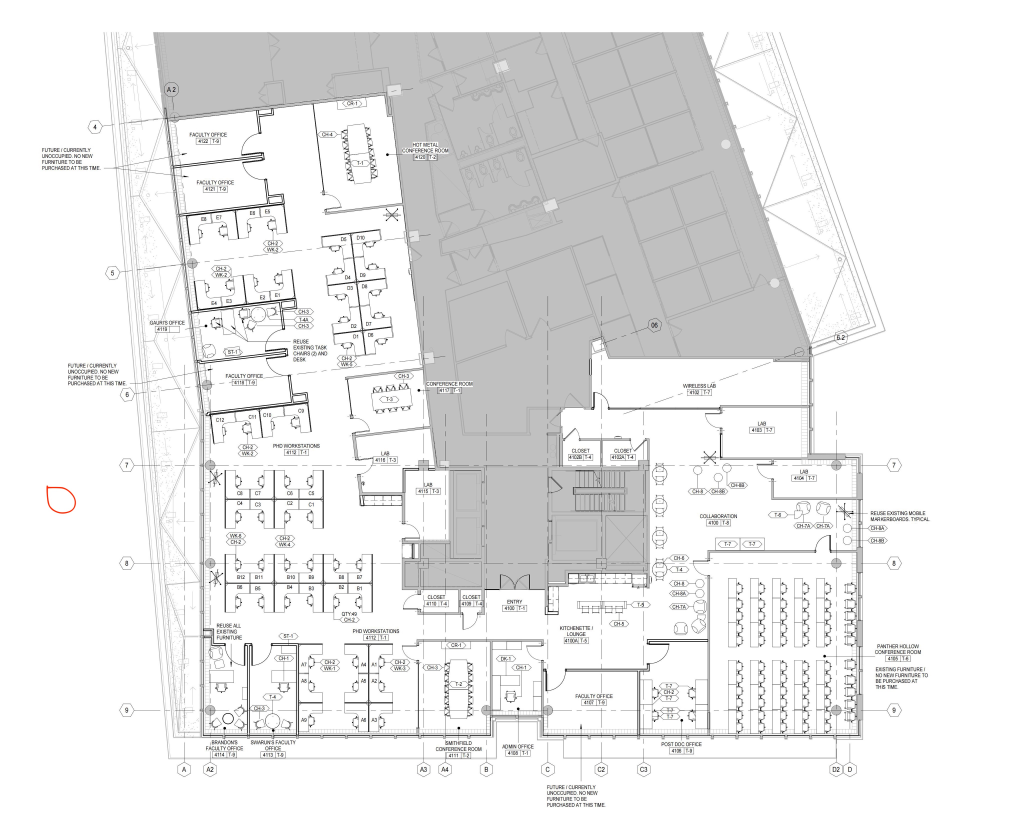
#> input picture heatmap_generator/floor_plan_res/floorPlan.jpg, 4059 x 3269 px, found by its file name (shown at 1/4 size)
$ python segmentation_skimage_floor_plan.py
#> lines starting #> are read from the running program, lines starting #| are printed output that depends on the picture; after the words box and inside, x2 and y2 are one past the last pixel; in counts of white or black regions, pixels touching at a corner belong together
import skimage.io

# Load the image
img = skimage.io.imread('floorPlan.jpg')
#> img is the input picture: shape (3269, 4059, 3); mean R, G, B 234.2, 234.2, 234.2
from skimage.segmentation import clear_border, mark_boundaries
from skimage.measure import label, regionprops
from skimage.color import label2rgb
from skimage.filters import threshold_otsu
import numpy as np
from skimage.util import crop
from skimage.transform import resize
from skimage.morphology import erosion, dilation, square
from skimage.measure import find_contours

# Convert the image to grayscale
gray = skimage.color.rgb2gray(img)

# Threshold the image to create a binary mask
thresh = threshold_otsu(gray)
#> thresh = 0.842
binary = gray <= thresh
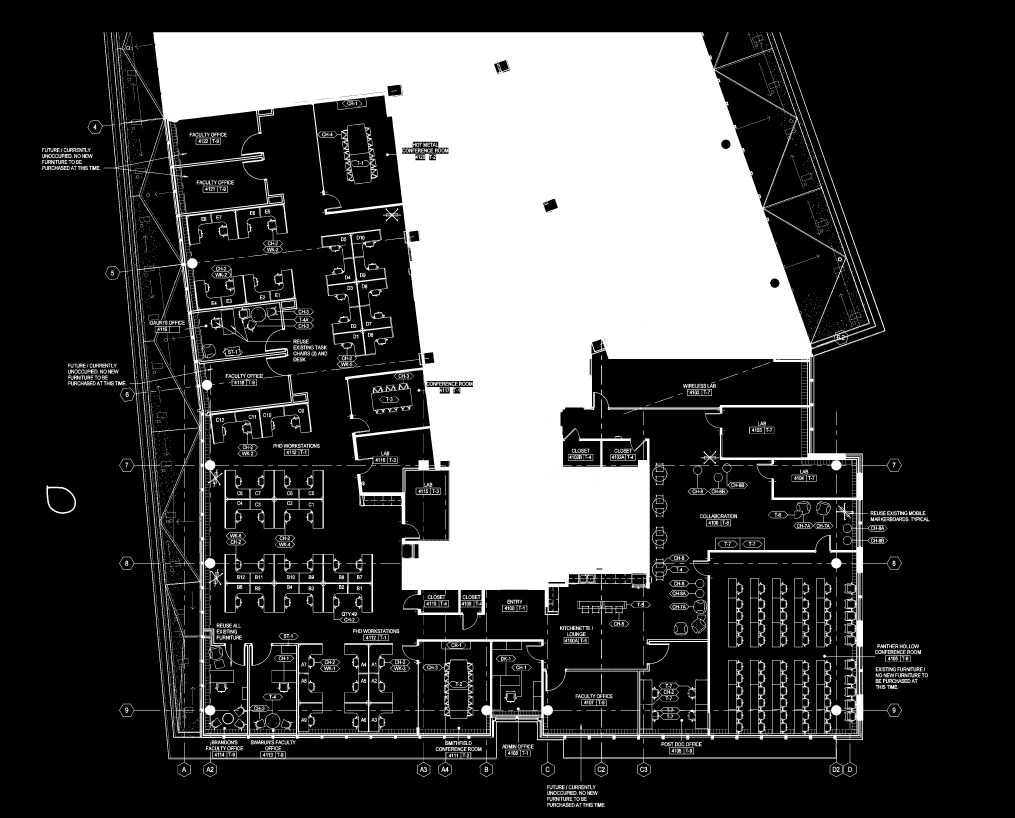
#> binary: shape (3269, 4059) bool (shown at 1/4 size); 26% white; 3416 white regions (1913 under 20 px)

'''
Remove the Artifacts
'''
# Remove artifacts connected to image border
cleared = clear_border(binary)

# Label image regions
label_image = label(cleared)
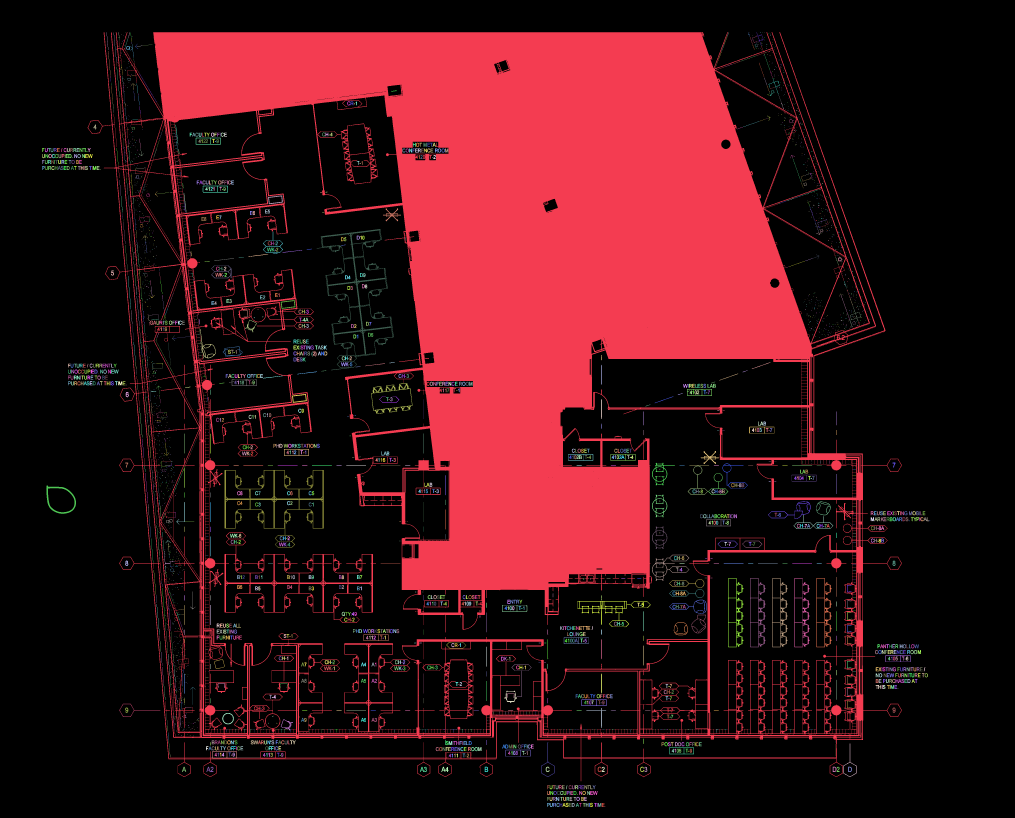
#> label_image: shape (3269, 4059) int32 (shown at 1/4 size); 3417 distinct labels, from 0 to 3416; one colour per label, 0 black

# Get properties of labeled regions
regions = regionprops(label_image)
#> regions = 3416 regions; largest, box (x1, y1, x2, y2) and area: (350, 129, 3607, 3125) 3236236, (1266, 916, 1575, 1481) 15530, (898, 1880, 1295, 2191) 12522, (3000, 2313, 3062, 2589) 3192, (2912, 2313, 2974, 2589) 3114

# Select the relevant region(s) based on their properties
relevant_regions = []
for region in regions:
    if region.area > 1000 and region.eccentricity < 0.9:
        relevant_regions.append(region)
#> after the loop, relevant_regions = 7 regions; box (x1, y1, x2, y2) and area: (350, 129, 3607, 3125) 3236236, (1266, 916, 1575, 1481) 15530, (898, 1880, 1295, 2191) 12522, (1484, 1532, 1650, 1655) 2774, (185, 1942, 304, 2055) 2135, (2608, 2219, 2757, 2324) 1784, (2608, 1851, 2700, 1941) 1060

# Create a mask for the relevant regions
relevant_mask = np.zeros_like(label_image)
for region in relevant_regions:
    relevant_mask += (label_image == region.label)
#> this loop made 7 passes
#> pass 1, `relevant_mask += (label_image == region.label)`:
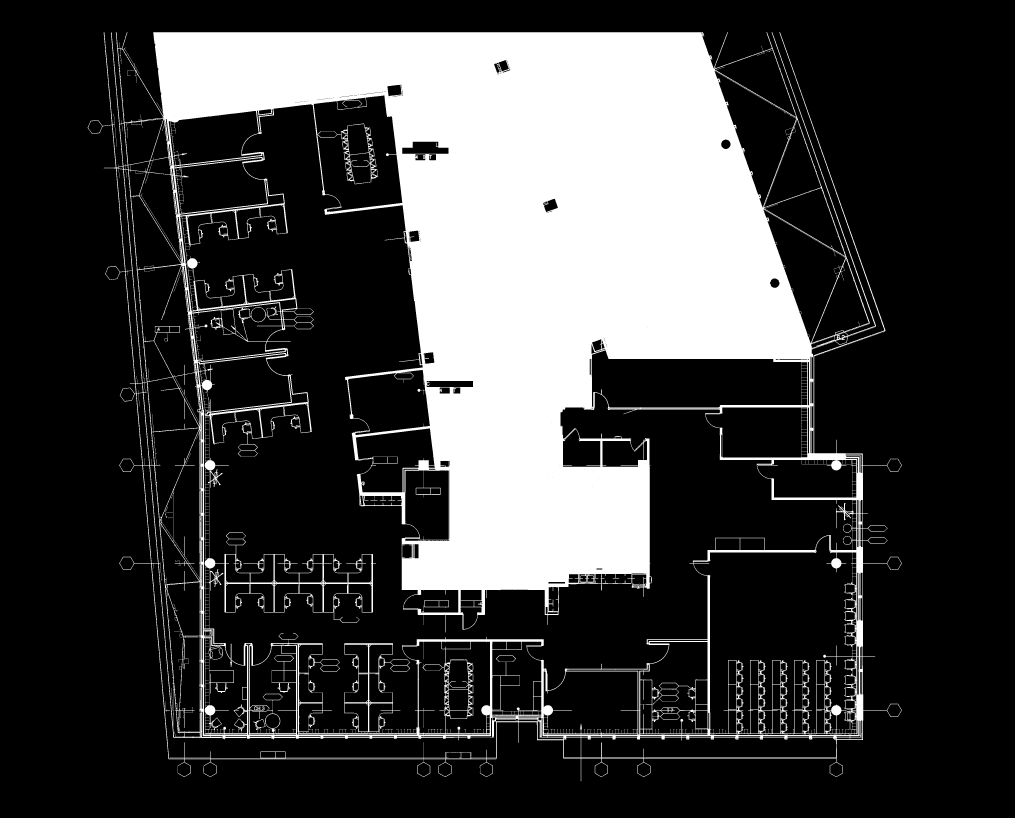
#> relevant_mask: shape (3269, 4059) int32 (shown at 1/4 size); values 0 (black) and 1 (white), 24.4% white; 1 white region, box (x1, y1, x2, y2) and area: (350, 129, 3607, 3125) 3236236
#> after the loop:
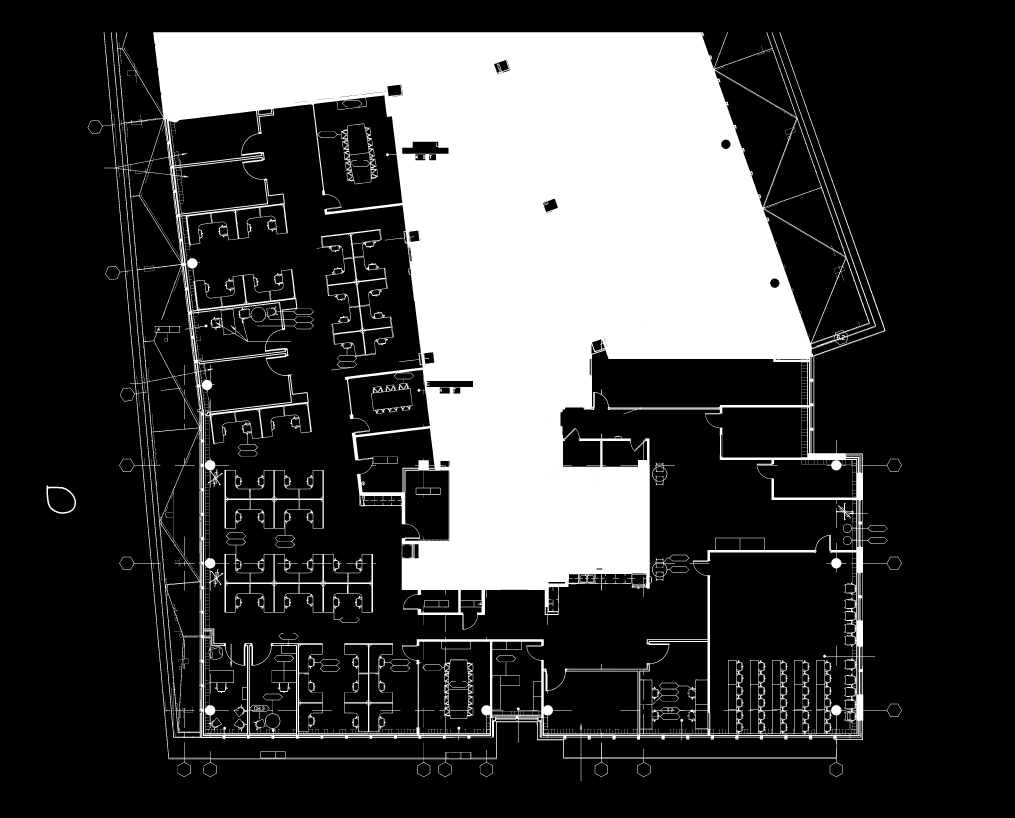
#> relevant_mask: shape (3269, 4059) int32 (shown at 1/4 size); values 0 (black) and 1 (white), 24.7% white; 7 white regions, largest, box (x1, y1, x2, y2) and area: (350, 129, 3607, 3125) 3236236, (1266, 916, 1575, 1481) 15530, (898, 1880, 1295, 2191) 12522

max_area = 0
max_region = None
for region in regions:
    if region.area > max_area:
        max_area = region.area
        max_region = region
#> this loop made 3416 passes
#> max_area on pass 1: 3236236
#> after the loop, max_area = 3236236
relevant_mask2 = (label_image == max_region.label)

# Overlay the mask on the original image to visualize the selected regions
overlay = mark_boundaries(img, relevant_mask)
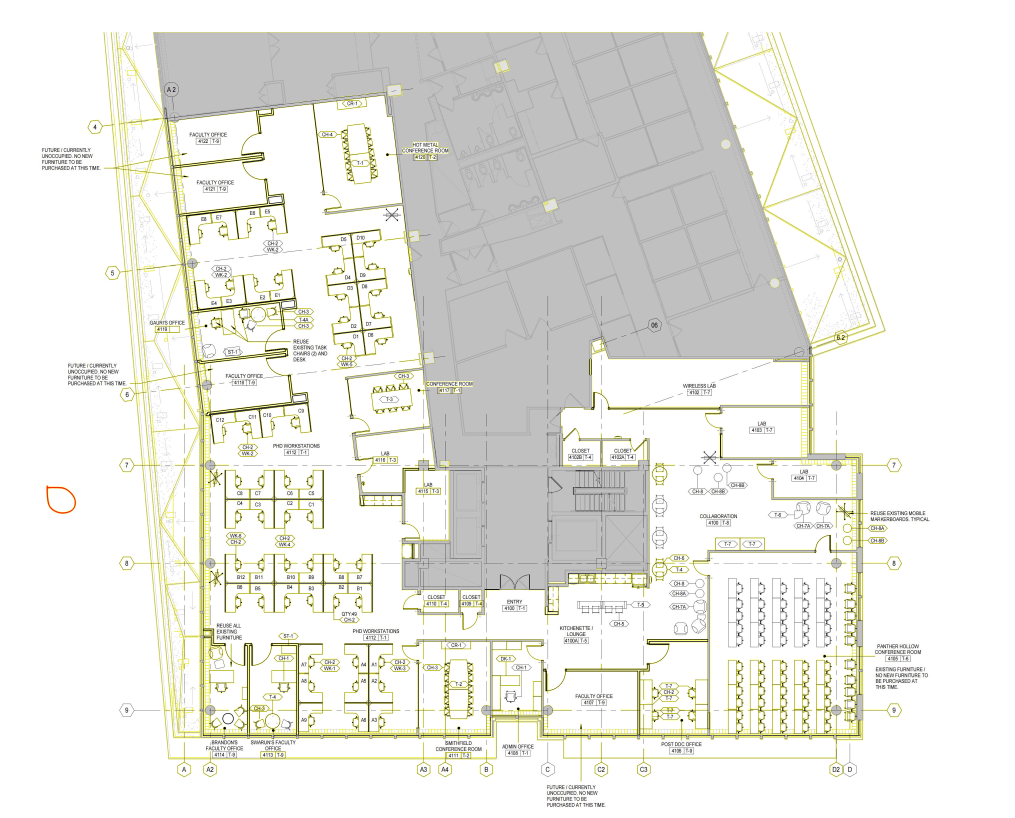
#> overlay: shape (3269, 4059, 3) float64 (shown at 1/4 size); mean R, G, B 0.919, 0.919, 0.897


'''
crop the image to square
'''
# [12 lines of commented-out code are left out]
